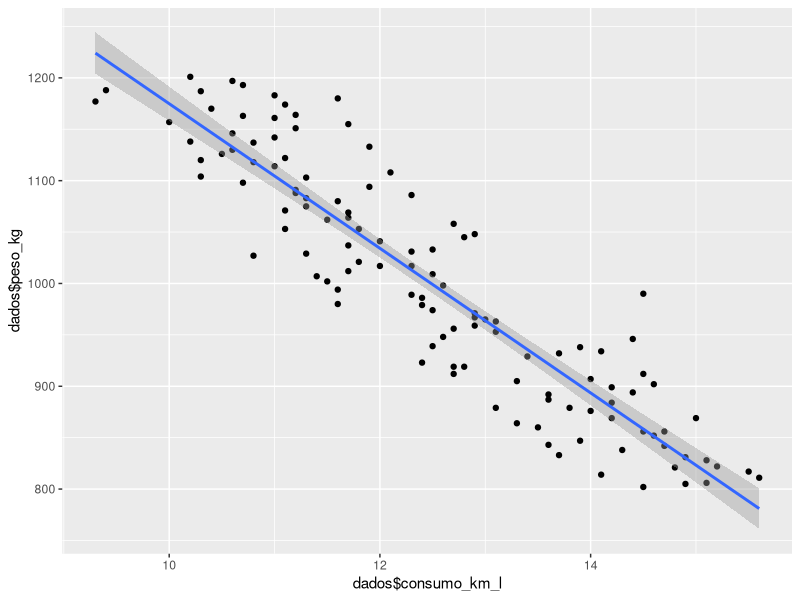

Write R code to recreate this figure.
library(ggplot2)
dados = read.csv("carros.csv", header=T, sep=",")
attach(dados)
#Médias

mean(consumo_km_l)
mean(peso_kg)

#Correlação

ggplot(data = dados, aes(x = dados$consumo_km_l, y = dados$peso_kg)) + geom_point() + geom_smooth(method = "lm", se = TRUE)


       
